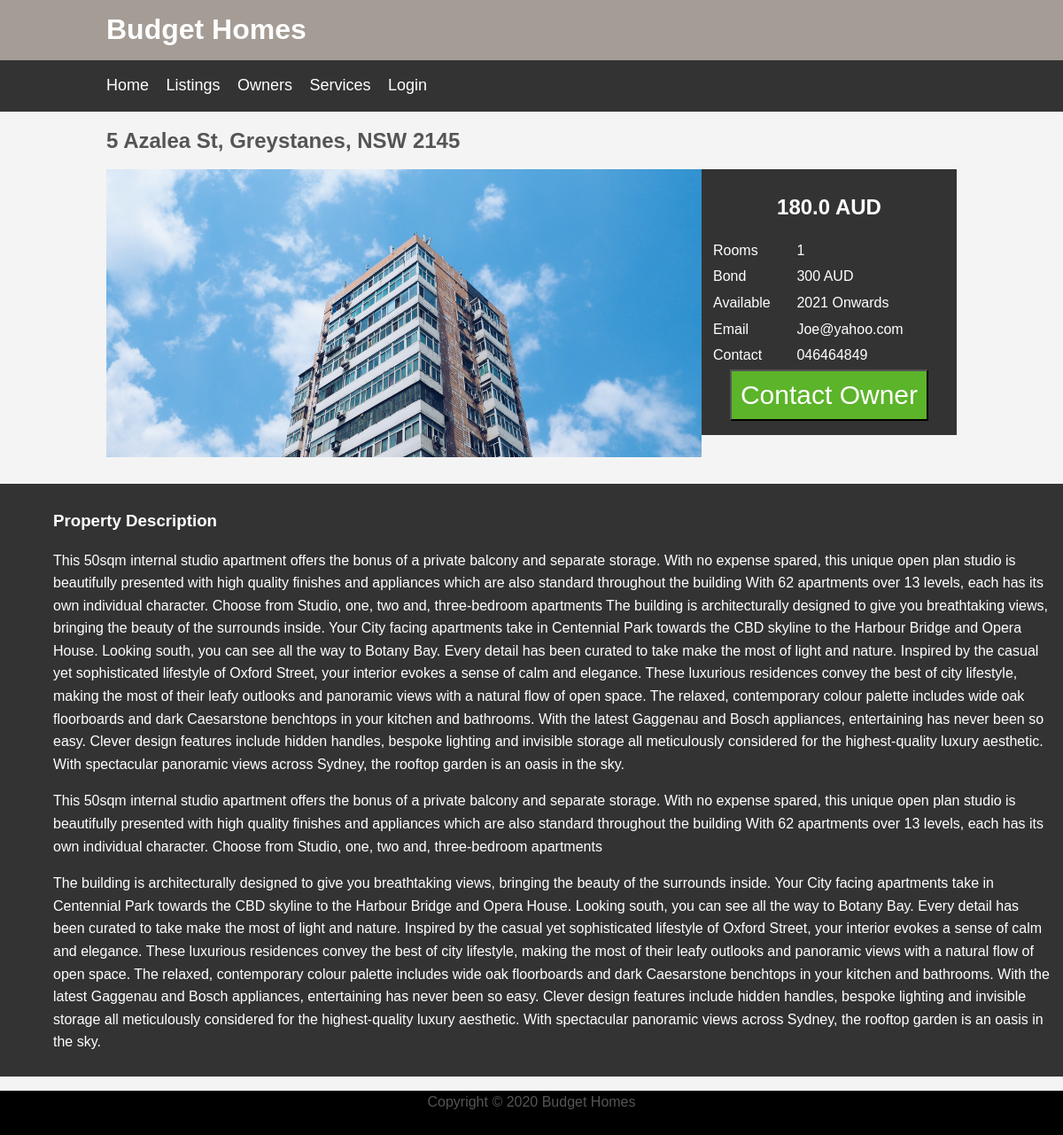
Screenshot of /house/7 with the database file from the repository.
### bhome/models.py (models this page shows, shortened)
class Home(models.Model):
    name = models.CharField(max_length=122)
    rooms = models.IntegerField()
    bath = models.IntegerField()
    price = models.FloatField()
    pic = models.ImageField(upload_to='static/images/')
    garage = models.CharField(max_length=10)
    balcony = models.CharField(max_length=10, default='No')
    shared = models.CharField(max_length=10)
    bond = models.CharField(max_length=50)
    available = models.CharField(max_length=122)
    ow_email = models.EmailField()
    ow_phone = models.CharField(max_length=122)
    description = models.TextField()
    status = models.CharField(max_length=10, default='Awaiting')
    date = models.DateTimeField(auto_now_add=True, blank=True)
    owners = models.BooleanField(default=False)

### bhome/views.py (the view)
# urls.py: path('house/<str:pk>', views.house, name='house'),
def house(request, pk):
    current_home = Home.objects.get(id=pk)
    context = {'current_home': current_home, 'status': request.user.is_authenticated}
    return render(request, 'house.html', context)

### templates/house.html
{% extends 'base.html' %}
{% block style %}
    <link rel="stylesheet" type="text/css" href="/static/css/house.css">
{% endblock style %}
{% block user_info %}
    {% if status == False %}
        <a href="{% url 'login' %}">Login</a>
    {% else %}
        <a href="{% url 'logout' %}" style="color: #ff665a">Logout</a>
    {% endif %}
{% endblock user_info %}
{% block body %}
    <section id="banner">
        <div class="container">
            <h1>{{ current_home.name }}
            </h1>
        </div>
    </section>
    <div class="container">
        <section id="main" style="background-image: url({{ current_home.pic.url }})"></section>
        <aside id="sidebar">
            <h1>{{ current_home.price }} AUD</h1>
            <table>
                <tr>
                    <td>Rooms</td>
                    <td>{{ current_home.rooms }}</td>
                </tr>
                <tr>
                    <td>Bond</td>
                    <td>{{ current_home.bond }} AUD</td>
                </tr>
                <tr>
                    <td>Available</td>
                    <td>{{ current_home.available }}</td>
                </tr>
                <tr>
                    <td>Email</td>
                    <td>{{ current_home.ow_email }}</td>
                </tr>
                <tr>
                    <td>Contact</td>
                    <td>{{ current_home.ow_phone }}</td>
                </tr>
            </table>
            <button type="button">Contact Owner</button>
        </aside>
    </div>
{% endblock body %}
{% block info %}
    <div id="content">
        <h3>Property Description</h3>
        <p>{{ current_home.description }}
        </p>
        <p>This 50sqm internal studio apartment offers the bonus of a private balcony and separate storage.
            With no expense spared, this unique open plan studio is beautifully presented with high quality finishes and
            appliances which are also standard throughout the building
            With 62 apartments over 13 levels, each has its own individual character. Choose from Studio, one, two and,
            three-bedroom apartments</p>
        <p>The building is architecturally designed to give you breathtaking views, bringing the beauty of the surrounds
            inside. Your City facing apartments take in Centennial Park towards the CBD skyline to the Harbour Bridge
            and Opera House. Looking south, you can see all the way to Botany Bay.
            Every detail has been curated to take make the most of light and nature. Inspired by the casual yet
            sophisticated lifestyle of Oxford Street, your interior evokes a sense of calm and elegance. These luxurious
            residences convey the best of city lifestyle, making the most of their leafy outlooks and panoramic views
            with a natural flow of open space. The relaxed, contemporary colour palette includes wide oak floorboards
            and dark Caesarstone benchtops in your kitchen and bathrooms. With the latest Gaggenau and Bosch appliances,
            entertaining has never been so easy. Clever design features include hidden handles, bespoke lighting and
            invisible storage all meticulously considered for the highest-quality luxury aesthetic. With spectacular
            panoramic views across Sydney, the rooftop garden is an oasis in the sky.</p>
    </div>
{% endblock info %}

### static/css/house.css (style rules this page uses)
body { background-color: #f4f4f4; color: #555; font-family: Arial, Helvetica, sans-serif; font-size: 16px; line-height: 1.6em; margin: 0; }
.container { width: 80%; margin: auto; overflow: hidden; }
#navigation a { color: #fff; text-decoration: none; font-size: 18px; padding-right: 15px; }
#main { background-position: center right; background-size: 100%; background-repeat: no-repeat; min-height: 325px; margin-bottom: 30px; text-align: center; }
#main { float: left; width: 70%; padding: 0 30px; box-sizing: border-box; }
#sidebar { float: right; width: 30%; min-height: 300px; background: #333; color: #fff; padding: 10px; box-sizing: border-box; text-align: center; }
.container button { background-color: #5CB42A; color: white; font-size: 30px; padding: 10px; }
.container table { width: 100%; padding-top: 0px; text-align: left; }
#content { float: center; width: 100%; min-height: 300px; background: #333; color: #fff; padding: 10px; box-sizing: border-box; }
#content h3 { padding-left: 50px; }
#content p { padding-left: 50px; }

### rows the page displays
Home: name "5 Azalea St, Greystanes, NSW 2145", pic (picture), price "180.0", rooms "1", bond "300", available "2021 Onwards", ow_email "Joe@yahoo.com", ow_phone "046464849", description "This 50sqm internal studio apartment offers the bonus of a private balcony and separate storage. With no expense spared, this unique open plan studio is beautifully presented with high quality finishes and appliances which are also standard throughout the building With 62 apartments over 13 levels, each has its own individual character. Choose from Studio, one, two and, three-bedroom apartments The building is architecturally designed to give you breathtaking views, bringing the beauty of the surrounds inside. Your City facing apartments take in Centennial Park towards the CBD skyline to the Harbour Bridge and Opera House. Looking south, you can see all the way to Botany Bay. Every detail…"
